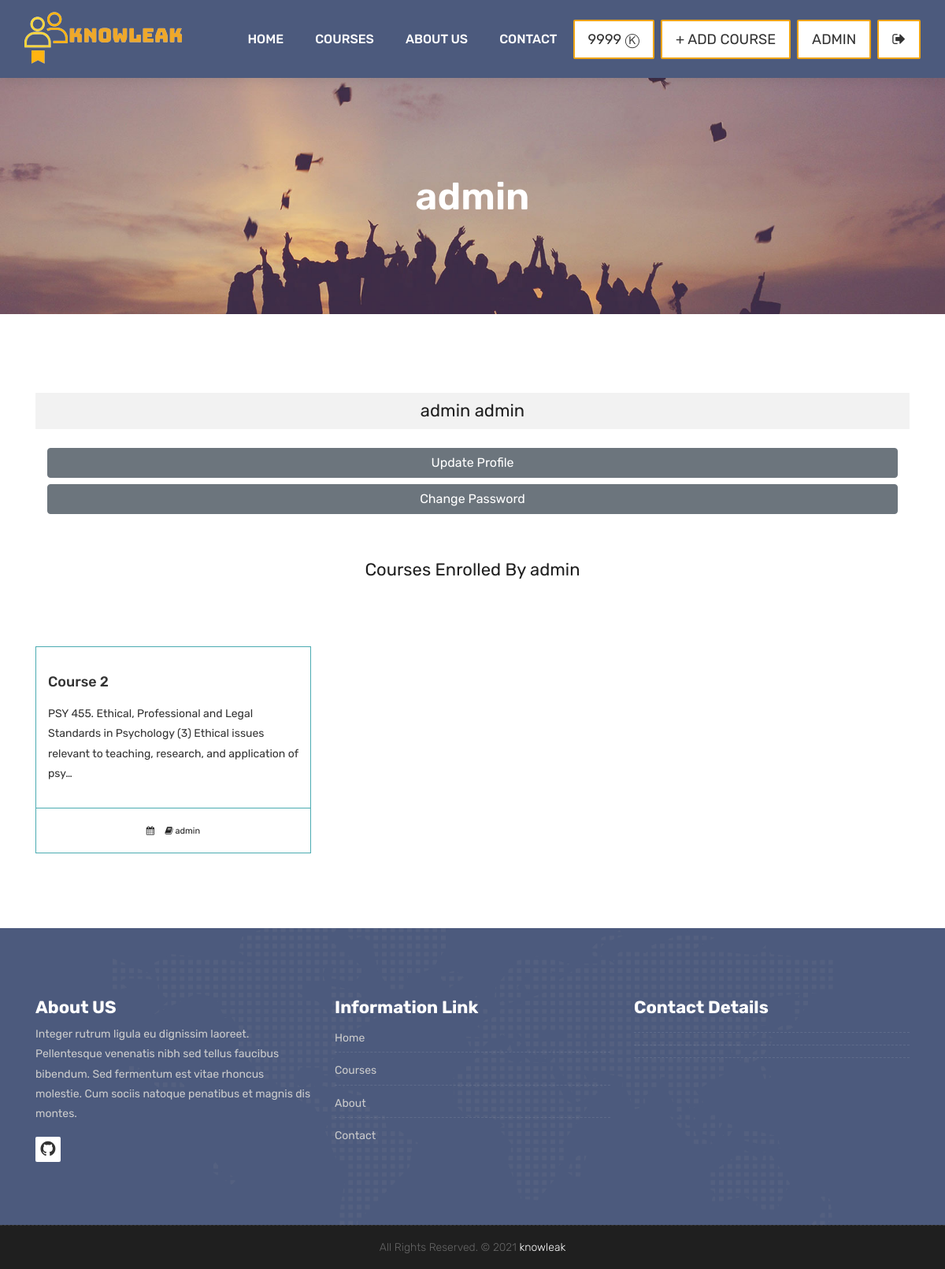
Screenshot of /accounts/dashboard/ (signed in) with the database file from the repository.
### accounts/models.py (models this page shows)
class User(AbstractBaseUser,PermissionsMixin):
    first_name = models.CharField(max_length=150, blank=True)
    last_name = models.CharField(max_length=150, blank=True)
    username = models.CharField(max_length=150, unique=True)
    password = models.CharField(max_length=150)
    email = models.EmailField(_('email address'), unique=True)
    start_date = models.DateTimeField(default=timezone.now)
    token = models.IntegerField(default=0)
    is_staff = models.BooleanField(default=False)
    is_active = models.BooleanField(default=True)
    is_superuser = models.BooleanField(default=False)
    is_teacher = models.BooleanField(default=False)
    objects = CustomAccountManager()
    USERNAME_FIELD = 'username'
    REQUIRED_FIELDS = ['email', 'first_name', 'last_name']
    def __str__(self):
        return self.username

### courses/models.py (models this page shows, shortened)
class Course(models.Model):
    teacher = models.ForeignKey(User, null=False, on_delete=models.CASCADE)
    name = models.CharField(max_length=25, unique=True)
    category = models.ForeignKey(Category, null=True, on_delete=models.DO_NOTHING)
    students = models.ManyToManyField(User, blank=True, related_name='courses_joined')
    description = models.TextField(blank=True, null=True)
    image = models.ImageField(blank=True, upload_to="courses", default="courses/default_course_image.jpg")
    token = models.IntegerField()
    zoom_link=models.TextField(null=True)
    zoom_password=models.TextField(null=True)
    available = models.BooleanField(default=True)

### accounts/views.py (the view)
# urls.py: path('dashboard/', views.user_dashboard, name="dashboard"),
def user_dashboard(request):
    current_user = request.user
    courses = current_user.courses_joined.all()
    if request.method == 'POST':
        form = EditProfileForm(request.POST, instance=current_user)
        if form.is_valid():
            form.save()
            messages.success(request, 'Profile Updated')
            return redirect('dashboard')
        else:
            messages.info(request, 'Invalid Information')
            return redirect('dashboard')
    else:
        form = EditProfileForm(instance=current_user)
    context = {
        'courses': courses,
        'form' : form
    }
    return render(request, 'dashboard.html', context)

### templates/dashboard.html (shortened to what this page needs)
{% extends 'partials/_base.html' %}
{% load static %}
{% block content %}
	<div class="all-title-box">
		<div class="container text-center">
			<h1>{{ user.username }}</span></h1>
		</div>
	</div>
    <div id="overviews" class="section wb">
        <div class="container">
            <div class="row">
                <div class="col-lg-12 blog-post-single">
					<div class="blog-author text-center mb-4" >
						<div >
							<h2 class="author_name" style="padding-top: 10px;">{{ user.first_name }} {{ user.last_name }}</h3>
						</div>
					</div>
					<div class="col-lg-12 text-center">
						<a type="submit" class="btn btn-secondary btn-radius btn-brd btn-block" style="color: white;" data-toggle="modal"
						data-target="#updateProfileModal">
							<span >Update Profile</span>
						</a>
						<a class="btn btn-secondary btn-radius btn-brd btn-block" href={% url 'change_password' %}>
							<span>Change Password</span>
					</div>
                </div>
            </div>
            <div class="row">
                <div class="col-lg-12">
                    <h2 class="text-center my-5">Courses Enrolled By {{ user.username  }}</h2>
                </div>
                {% for course in courses %}
                <div class="col-lg-4 col-md-6 col-12">
                    <div class="course-item">
						<div class="image-blog">
						</div>
						<div class="course-br">
							<div class="course-title">
								<h2><a href="{% url 'course_detail' course.id %}" title="">{{course.name}}</a></h2>
							</div>
							<div class="course-desc">
								<p>{{course.description | truncatechars:140}}</p>
							</div>
						</div>
						<div class="course-meta-bot">
							<ul>
								<li><i class="fa fa-calendar" aria-hidden="true"></i> {{course.date|date:"d M Y"}}</li>
								<li><i class="fa fa-book" aria-hidden="true"></i> {{course.teacher}}</li>
							</ul>
						</div>
					</div>
                    <br>
                </div>
                {% endfor %}
            </div>
        </div>
    </div>
    {% endblock %}

### templates/partials/_navbar.html (shortened to what this page needs)
{% load static %}
<header class="top-navbar">
    <nav class="navbar navbar-expand-lg navbar-light bg-light">
        <div class="container-fluid">
            <a class="navbar-brand" href="{% url 'index' %}">
                <img src="{% static 'images/main.png' %}" style="width: 200px; margin-top: 5px;" alt="asdsadsad" />
            </a>
            <div class="collapse navbar-collapse" id="navbars-host">
                <ul class="navbar-nav ml-auto">
                    <li class="nav-item {% if '/' == request.path %} active {% endif %}"><a class="nav-link" href="{% url 'index' %}">Home</a></li>
                    {% if user.is_authenticated %}
                    <li class="nav-item {% if 'courses' in request.path %} active {% endif %}"><a class="nav-link" href="{% url 'courses' %}">Courses</a></li>
                    {% endif %}
                    <li class="nav-item {% if 'about' in request.path %} active {% endif %}"><a class="nav-link" href="{% url 'about' %}">About Us</a></li>
                    <li class="nav-item {% if 'contact' in request.path %} active {% endif %}"><a class="nav-link" href="{% url 'contact' %}">Contact</a></li>
                </ul>
                <ul class="nav navbar-nav navbar-right">
                    {% if user.is_authenticated %}
                        <li><a href="{% url 'payment' %}" class="hover-btn-new log orange mr-2"><span>{{user.token}} ⓚ </span></a></li>
                    {% endif %}
                    {% if user.is_teacher %}
                        <li><a class="hover-btn-new log orange mr-2" href="{% url 'add_course' %}"><span>+ Add Course</span></a></li>
                    {% endif %}
                    {% if user.is_authenticated %}
                        <li><a class="hover-btn-new log orange mr-2" href="{% url 'dashboard' %}"><span>{{user.username}}</span></a></li>
                        <li><a class="hover-btn-new log orange" href="javascript:{document.getElementById('logout').submit()}"><span><i class="fa fa-sign-out"></i></span></a>
                        </li>
                        {% else %}
                        <li><a class="hover-btn-new log orange mr-2" href="{% url 'login' %}"><span><i class="fa fa-sign-in"></i></span></a></li>
                        <li><a class="hover-btn-new log orange" href="{% url 'register' %}"><span><i class="fa fa-user-plus"></i></span></a></li>
                    {% endif %}
                </ul>
            </div>
        </div>
    </nav>
</header>

### rows the page displays
User: token "9999", username "ADMIN", username "admin", first_name "admin", last_name "admin"
Course: name "Course 2", description "PSY 455. Ethical, Professional and Legal Standards in Psychology (3) Ethical issues relevant to teaching, research, and application of psy…", teacher "admin"
